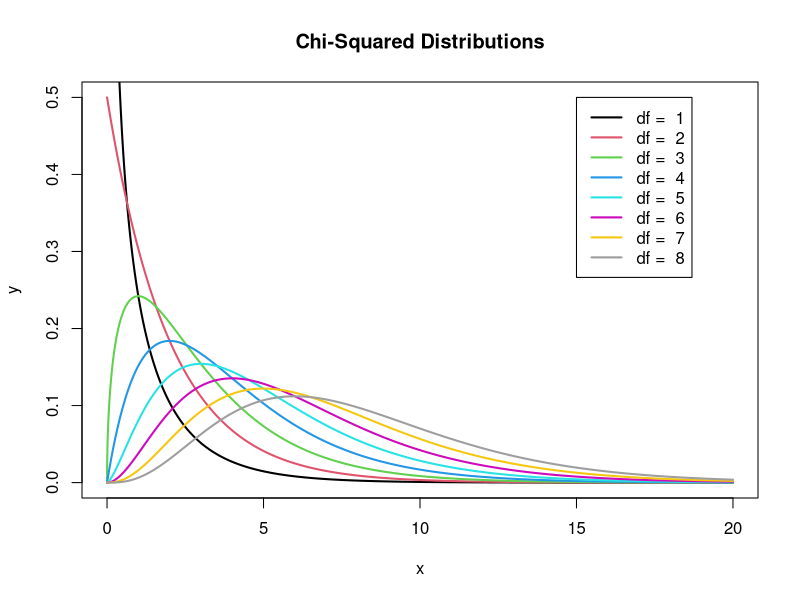

The R source for this figure:
## ---- chunk 1
knitr::opts_chunk$set(echo = TRUE)
## ---- chunk 2

## ---- chunk 3

## ---- chunk 4

## ---- chunk 5

## ---- chunk 6

## ---- chunk 7
x <- seq(0, 20, 0.001)
y <- dchisq(x, df = 1)
plot(x, y, type = "l", main = "Chi-Squared Distributions", ylim = c(0, 0.5), lwd = 2)

for (i in 2:8) {
  y <- dchisq(x, df = i)
  lines(x, y, type = "l", main = "Chi-Squared Distribution with df=1", col = i, lwd = 2)
}

legend(x = 15, y = 0.5, lwd = 2, col = 1:8, legend = paste("df = ", 1:8))
